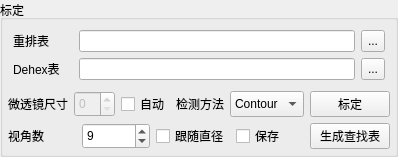
       <widget class="QGroupBox" name="groupBoxCalibrate">
        <property name="sizePolicy">
         <sizepolicy hsizetype="Minimum" vsizetype="Minimum">
          <horstretch>0</horstretch>
          <verstretch>0</verstretch>
         </sizepolicy>
        </property>
        <property name="title">
         <string>标定</string>
        </property>
        <layout class="QVBoxLayout" name="verticalLayoutCali">
         <property name="leftMargin">
          <number>5</number>
         </property>
         <property name="topMargin">
          <number>5</number>
         </property>
         <property name="rightMargin">
          <number>5</number>
         </property>
         <property name="bottomMargin">
          <number>5</number>
         </property>
         <item>
          <layout class="QGridLayout" name="gridLayoutCali">
           <property name="leftMargin">
            <number>5</number>
           </property>
           <property name="topMargin">
            <number>5</number>
           </property>
           <property name="rightMargin">
            <number>5</number>
           </property>
           <property name="bottomMargin">
            <number>5</number>
           </property>
           <item row="0" column="0">
            <widget class="QLabel" name="labelExtract">
             <property name="sizePolicy">
              <sizepolicy hsizetype="Fixed" vsizetype="Minimum">
               <horstretch>0</horstretch>
               <verstretch>0</verstretch>
              </sizepolicy>
             </property>
             <property name="minimumSize">
              <size>
               <width>50</width>
               <height>0</height>
              </size>
             </property>
             <property name="maximumSize">
              <size>
               <width>60</width>
               <height>16777215</height>
              </size>
             </property>
             <property name="text">
              <string>重排表</string>
             </property>
            </widget>
           </item>
           <item row="1" column="0">
            <widget class="QLabel" name="labelDehex">
             <property name="sizePolicy">
              <sizepolicy hsizetype="Fixed" vsizetype="Minimum">
               <horstretch>0</horstretch>
               <verstretch>0</verstretch>
              </sizepolicy>
             </property>
             <property name="minimumSize">
              <size>
               <width>50</width>
               <height>0</height>
              </size>
             </property>
             <property name="maximumSize">
              <size>
               <width>60</width>
               <height>16777215</height>
              </size>
             </property>
             <property name="text">
              <string>Dehex表</string>
             </property>
            </widget>
           </item>
           <item row="1" column="3">
            <widget class="QToolButton" name="toolButtonDehex">
             <property name="sizePolicy">
              <sizepolicy hsizetype="Fixed" vsizetype="Minimum">
               <horstretch>0</horstretch>
               <verstretch>0</verstretch>
              </sizepolicy>
             </property>
             <property name="text">
              <string>...</string>
             </property>
             <property name="popupMode">
              <enum>QToolButton::ToolButtonPopupMode::InstantPopup</enum>
             </property>
            </widget>
           </item>
           <item row="0" column="3">
            <widget class="QToolButton" name="toolButtonExtract">
             <property name="sizePolicy">
              <sizepolicy hsizetype="Fixed" vsizetype="Minimum">
               <horstretch>0</horstretch>
               <verstretch>0</verstretch>
              </sizepolicy>
             </property>
             <property name="text">
              <string>...</string>
             </property>
             <property name="popupMode">
              <enum>QToolButton::ToolButtonPopupMode::InstantPopup</enum>
             </property>
            </widget>
           </item>
           <item row="1" column="2">
            <widget class="QLineEdit" name="lineEditDehex">
             <property name="sizePolicy">
              <sizepolicy hsizetype="Minimum" vsizetype="Minimum">
               <horstretch>0</horstretch>
               <verstretch>0</verstretch>
              </sizepolicy>
             </property>
             <property name="readOnly">
              <bool>true</bool>
             </property>
            </widget>
           </item>
           <item row="0" column="2">
            <widget class="QLineEdit" name="lineEditExtract">
             <property name="sizePolicy">
              <sizepolicy hsizetype="Minimum" vsizetype="Minimum">
               <horstretch>0</horstretch>
               <verstretch>0</verstretch>
              </sizepolicy>
             </property>
             <property name="readOnly">
              <bool>true</bool>
             </property>
            </widget>
           </item>
          </layout>
         </item>
         <item>
          <layout class="QGridLayout" name="gridLayoutCali2" columnstretch="1,0">
           <property name="leftMargin">
            <number>0</number>
           </property>
           <property name="topMargin">
            <number>0</number>
           </property>
           <property name="rightMargin">
            <number>0</number>
           </property>
           <property name="bottomMargin">
            <number>0</number>
           </property>
           <item row="0" column="0">
            <layout class="QHBoxLayout" name="horizontalLayoutOpt">
             <property name="sizeConstraint">
              <enum>QLayout::SizeConstraint::SetMinimumSize</enum>
             </property>
             <property name="leftMargin">
              <number>0</number>
             </property>
             <property name="topMargin">
              <number>0</number>
             </property>
             <property name="rightMargin">
              <number>0</number>
             </property>
             <property name="bottomMargin">
              <number>0</number>
             </property>
             <item>
              <widget class="QLabel" name="labelDiameter">
               <property name="text">
                <string>微透镜尺寸</string>
               </property>
              </widget>
             </item>
             <item>
              <widget class="QSpinBox" name="spinBoxDiameter">
               <property name="enabled">
                <bool>false</bool>
               </property>
               <property name="sizePolicy">
                <sizepolicy hsizetype="Minimum" vsizetype="Minimum">
                 <horstretch>0</horstretch>
                 <verstretch>0</verstretch>
                </sizepolicy>
               </property>
              </widget>
             </item>
             <item>
              <widget class="QCheckBox" name="checkBoxDiameter">
               <property name="sizePolicy">
                <sizepolicy hsizetype="Minimum" vsizetype="Minimum">
                 <horstretch>0</horstretch>
                 <verstretch>0</verstretch>
                </sizepolicy>
               </property>
               <property name="text">
                <string>自动</string>
               </property>
              </widget>
             </item>
             <item>
              <widget class="QLabel" name="labelCenterDetectAlgo">
               <property name="sizePolicy">
                <sizepolicy hsizetype="Minimum" vsizetype="Minimum">
                 <horstretch>0</horstretch>
                 <verstretch>0</verstretch>
                </sizepolicy>
               </property>
               <property name="text">
                <string>检测方法</string>
               </property>
              </widget>
             </item>
             <item>
              <widget class="QComboBox" name="comboBoxDetectAlgo">
               <property name="sizePolicy">
                <sizepolicy hsizetype="Minimum" vsizetype="Minimum">
                 <horstretch>0</horstretch>
                 <verstretch>0</verstretch>
                </sizepolicy>
               </property>
               <item>
                <property name="text">
                 <string>Contour</string>
                </property>
               </item>
               <item>
                <property name="text">
                 <string>CCA</string>
                </property>
               </item>
              </widget>
             </item>
            </layout>
           </item>
           <item row="1" column="1">
            <widget class="QPushButton" name="btnGenLUT">
             <property name="sizePolicy">
              <sizepolicy hsizetype="Minimum" vsizetype="Minimum">
               <horstretch>0</horstretch>
               <verstretch>0</verstretch>
              </sizepolicy>
             </property>
             <property name="text">
              <string>生成查找表</string>
             </property>
            </widget>
           </item>
           <item row="1" column="0">
            <layout class="QHBoxLayout" name="horizontalLayoutGenLUT">
             <property name="leftMargin">
              <number>0</number>
             </property>
             <property name="topMargin">
              <number>0</number>
             </property>
             <property name="rightMargin">
              <number>0</number>
             </property>
             <property name="bottomMargin">
              <number>0</number>
             </property>
             <item>
              <widget class="QLabel" name="label">
               <property name="sizePolicy">
                <sizepolicy hsizetype="Minimum" vsizetype="Minimum">
                 <horstretch>0</horstretch>
                 <verstretch>0</verstretch>
                </sizepolicy>
               </property>
               <property name="text">
                <string>视角数</string>
               </property>
              </widget>
             </item>
             <item>
              <widget class="QSpinBox" name="spinBoxLUTViews">
               <property name="sizePolicy">
                <sizepolicy hsizetype="Minimum" vsizetype="Minimum">
                 <horstretch>0</horstretch>
                 <verstretch>0</verstretch>
                </sizepolicy>
               </property>
               <property name="maximum">
                <number>20</number>
               </property>
               <property name="value">
                <number>9</number>
               </property>
              </widget>
             </item>
             <item>
              <widget class="QCheckBox" name="checkBox">
               <property name="text">
                <string>跟随直径</string>
               </property>
              </widget>
             </item>
             <item>
              <widget class="QCheckBox" name="checkBoxSaveLUT">
               <property name="sizePolicy">
                <sizepolicy hsizetype="Minimum" vsizetype="Minimum">
                 <horstretch>0</horstretch>
                 <verstretch>0</verstretch>
                </sizepolicy>
               </property>
               <property name="text">
                <string>保存</string>
               </property>
              </widget>
             </item>
            </layout>
           </item>
           <item row="0" column="1">
            <widget class="QPushButton" name="btnCalibrate">
             <property name="sizePolicy">
              <sizepolicy hsizetype="Minimum" vsizetype="Minimum">
               <horstretch>0</horstretch>
               <verstretch>0</verstretch>
              </sizepolicy>
             </property>
             <property name="text">
              <string>标定</string>
             </property>
            </widget>
           </item>
          </layout>
         </item>
        </layout>
       </widget>
